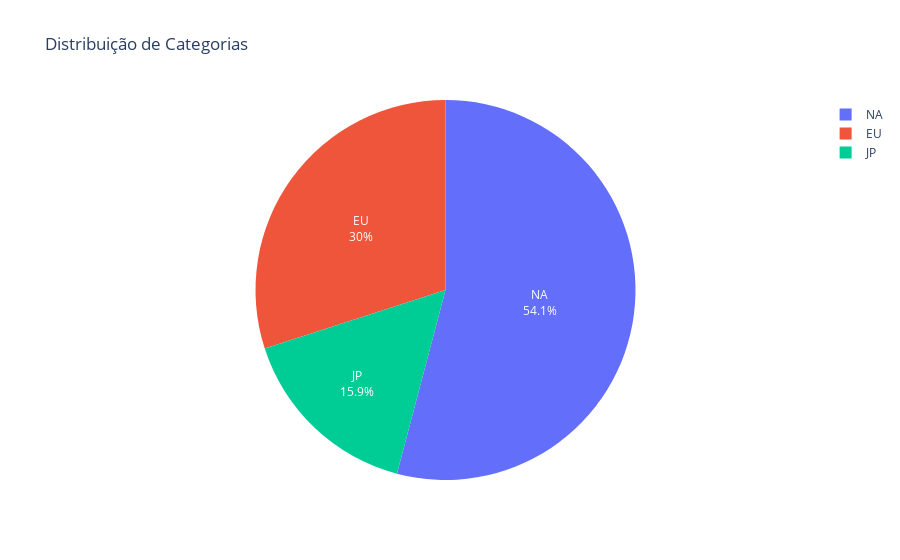

Notebook code cell kept with this figure:
### Code cell
df_vendas_pais = [df['NA_Sales'].sum(),df['EU_Sales'].sum(),df['JP_Sales'].sum()]
paises = ['NA','EU','JP']
fig = px.pie(
    names=paises,  
    values=df_vendas_pais,   
    title='Distribuição de Categorias', 
    
)
fig.update_traces(
    textinfo='percent+label',  # Mostra porcentagens e labels
    textfont=dict(color='white')  # Altera a cor do texto para branco
)
fig.show()

### Figure 1 — Plotly figure (JSON) as saved in the notebook; plotly's stock layout.template omitted (floating-point values rounded to 4 significant figures)
{"data": [{"domain": {"x": [0, 1], "y": [0, 1]}, "hovertemplate": "label=%{label}<br>value=%{value}<extra></extra>", "labels": ["NA", "EU", "JP"], "legendgroup": "", "name": "", "showlegend": true, "textfont": {"color": "white"}, "textinfo": "percent+label", "type": "pie", "values": [4393.0, 2434.0, 1291.0]}], "layout": {"legend": {"tracegroupgap": 0}, "title": {"text": "Distribuição de Categorias"}}}
